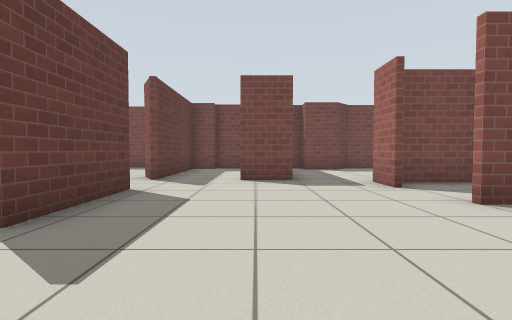
view 1 (above)

13 first-person views from a walk through a robot-simulator world made for Gazebo. The camera is 0.72 m above the floor, tilts 2° down and sees 85° across. Floor lines are 1 m apart. The floor is counted in squares, 1 m on a side. Each view is taken from the middle of a square. On the plan, view 1 faces up. The plan holds only what a view shows up to about 10 squares ahead; the rest is blank. Simple patterns stand in for the simulator's built-in surfaces.

view 2
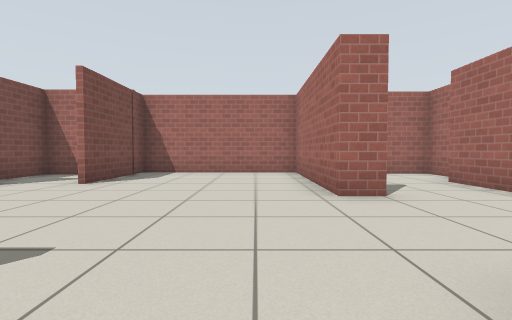

view 3
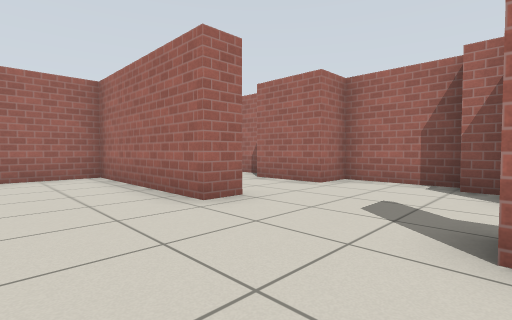

view 4
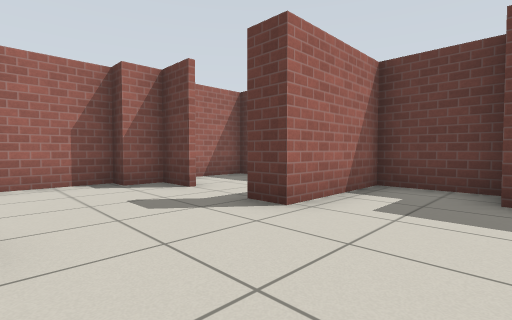

view 5
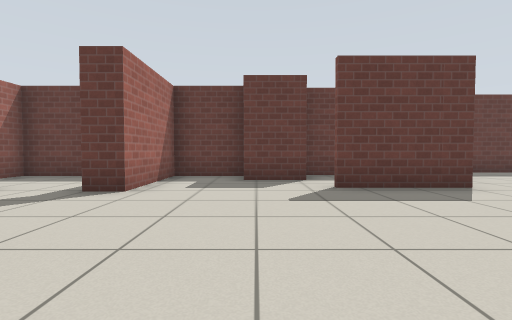

view 6
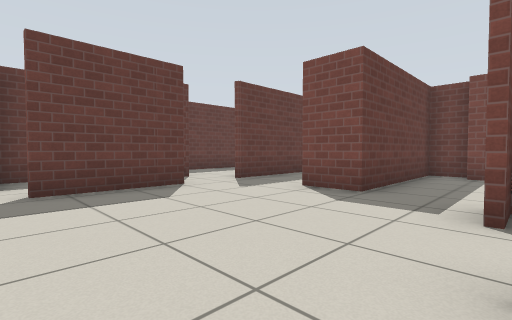

view 7
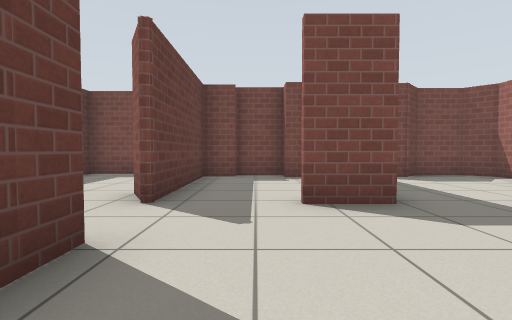

view 8
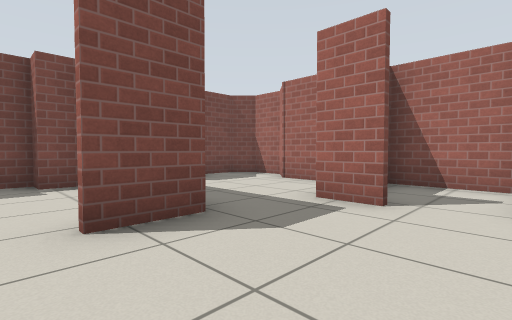

view 9
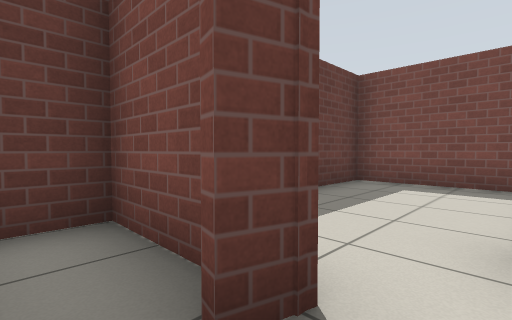

view 10
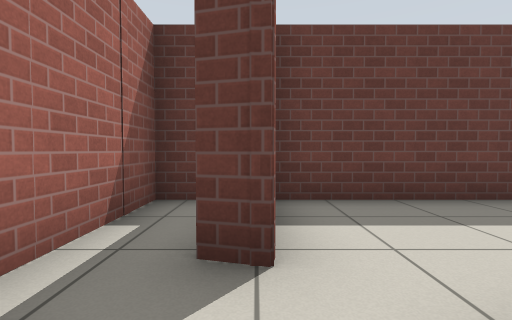

view 11
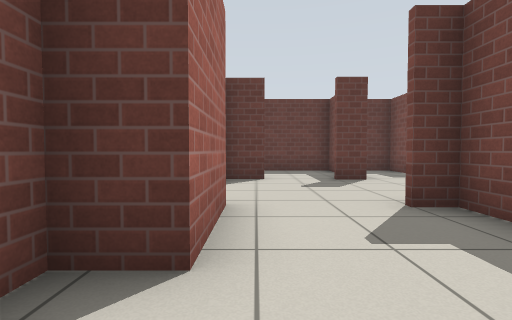

view 12
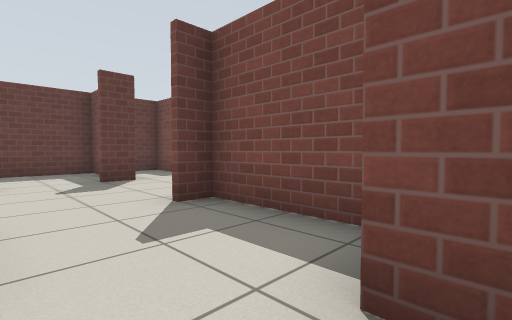

view 13
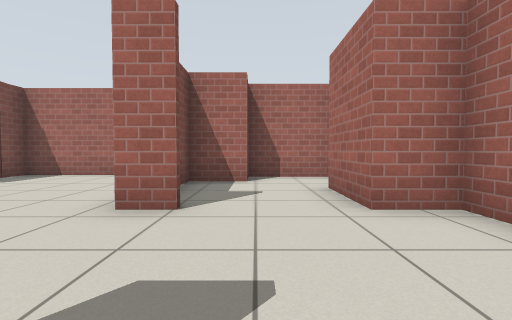

### Floor plan
Ten units are one square. View 1 is at (0, 0); x grows to the right and y downward. Boxes are objects, and circles mark ways between rooms. Rooms are numbered by the first view taken in them; rooms with no view inside come last. Other rooms are left out.
<svg viewBox="-65 -120 131 180">
<path fill="none" stroke="#000" d="M14 21 14 13 61 13 61 -37 29 -37M27 -52 27 -64M-37 -23 -37 -7 -48 -7 -48 10M-23 -52 -23 -25M53 -43 53 -62 28 -62 28 -52M-19 37 -19 49 -11 49 -11 55 14 55 14 44 34 44 34 52 56 52 56 28 45 28 45 14 15 14 15 21M9 -67 -4 -67M-49 13 -19 13 -19 21M-50 -34 -50 -23M-44 -60 -60 -60 -60 -45 -35 -45M-37 -62 -38 -56M-25 -68 -30 -76M-41 14 -49 14M-48 10 -48 55 -31 55M47 -76 47 -87 56 -95 56 -104 49 -111 36 -111 30 -104 18 -104M19 -111 9 -111 9 -67M-32 -115 -60 -115 -60 -62M5 -104 -4 -104M-23 -106 -23 -67M-4 -111 -16 -111"/>
<circle cx="-20" cy="-60" r="3" fill="#2a7"/>
<circle cx="-20" cy="30" r="3" fill="#2a7"/>
<circle cx="20" cy="-60" r="3" fill="#2a7"/>
<circle cx="-10" cy="-70" r="3" fill="#2a7"/>
<circle cx="-30" cy="-70" r="3" fill="#2a7"/>
<text x="10" y="-10">1</text>
<text x="-40" y="-50">2</text>
<text x="-30" y="30">3</text>
<text x="30" y="-90">4</text>
<text x="-40" y="-90">5</text>
<text x="-10" y="-90">6</text>
</svg>
Room 1 opens to room 2. Room 1 opens to room 3. Room 1 opens to room 4. Room 1 opens to room 6. Room 2 opens to room 5.

Where each view was taken, in squares from view 1:
view 1: 0 up, 0 right, facing up
view 2: 0 up, 3 left, facing right
view 3: 1 up, 2 left, facing down-right
view 4: 1 up, 1 right, facing down-left
view 5: 1 up, 3 right, facing left
view 6: 2 up, 3 right, facing up-left
view 7: 3 up, 1 left, facing up
view 8: 4 up, 1 left, facing up-right
view 9: 5 up, 3 left, facing up-left
view 10: 6 up, 2 left, facing left
view 11: 4 down, 5 right, facing left
view 12: 4 down, 5 right, facing up-left
view 13: 3 down, 2 left, facing right
